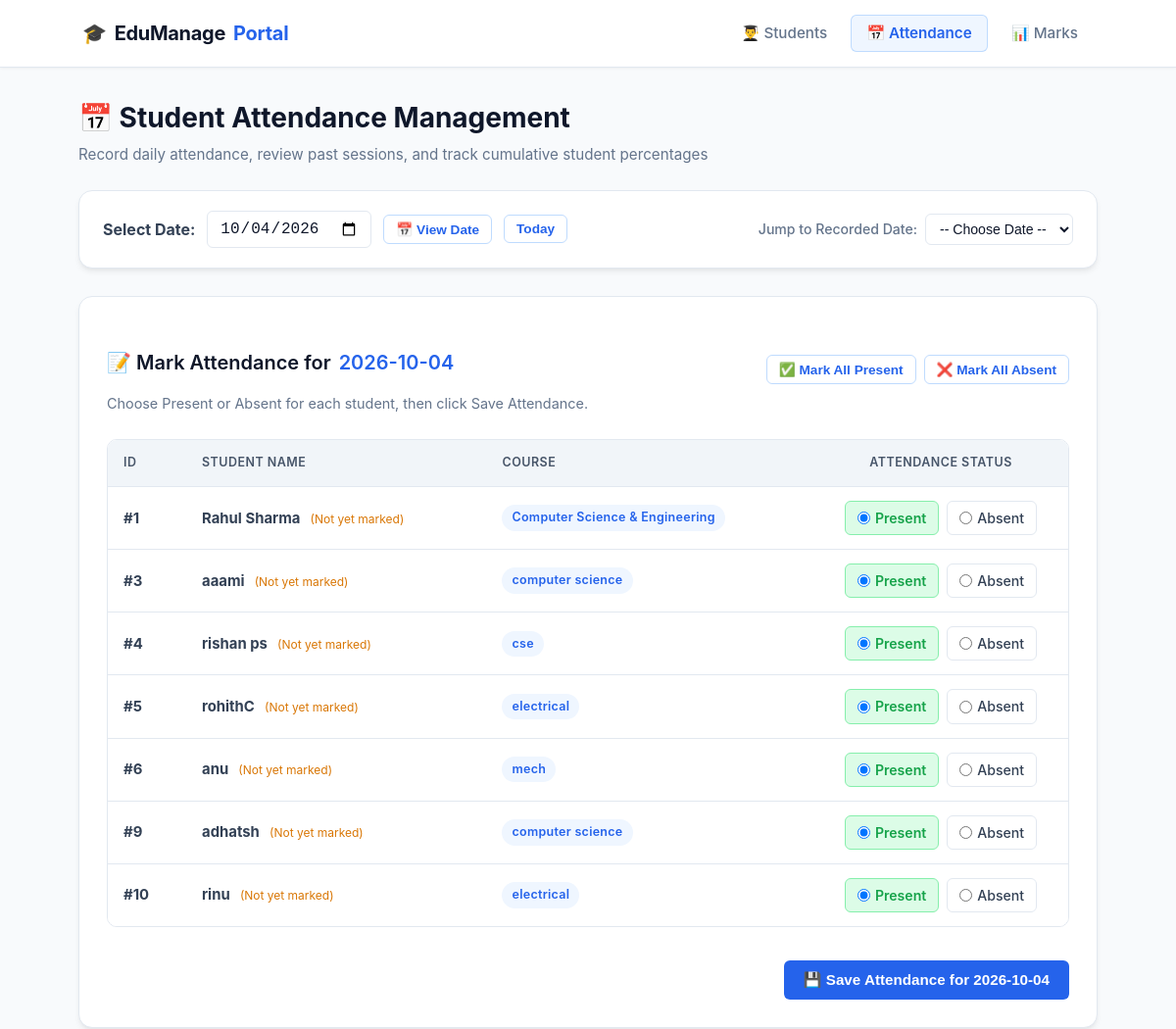
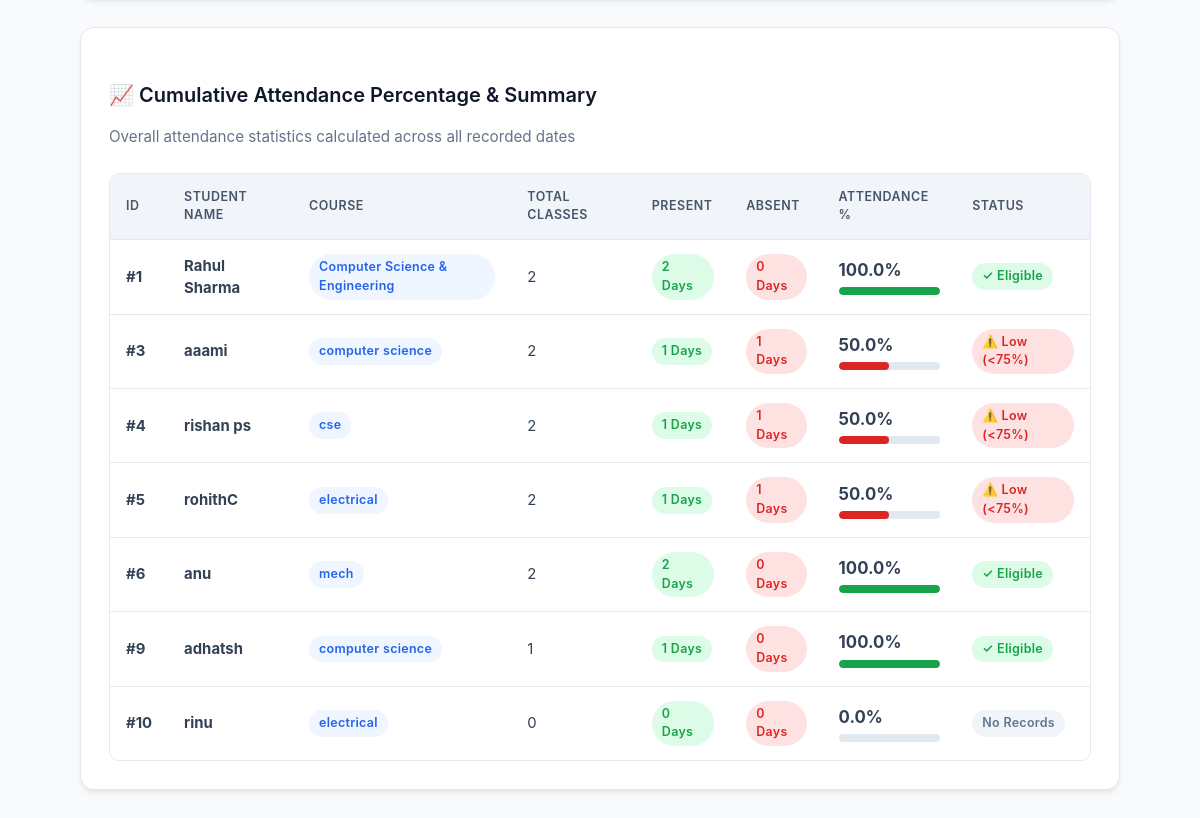
The app's page /attendance with its own data (2 pictures, top to bottom).
### tables this page shows
CREATE TABLE students (
    id INTEGER PRIMARY KEY AUTOINCREMENT,
    name TEXT NOT NULL,
    age INTEGER,
    course TEXT,
    email TEXT
);

### app.py (the view, shortened to what this page needs)
@app.route("/attendance", methods=["GET", "POST"])
def attendance():
    connection = get_connection()
    cursor = connection.cursor()
    selected_date = request.args.get("date")
    if not selected_date:
        selected_date = datetime.date.today().isoformat()
    cursor.execute("SELECT * FROM students ORDER BY id ASC")
    students = cursor.fetchall()
    cursor.execute("SELECT student_id, status FROM attendance WHERE date = ?", (selected_date,))
    date_attendance = dict(cursor.fetchall())
    attendance_records = []
    for s in students:
        s_id = s[0]
        status = date_attendance.get(s_id, "Present")  # default to Present
        has_record = s_id in date_attendance
        attendance_records.append({
            "id": s[0],
            "name": s[1],
            "age": s[2],
            "course": s[3],
            "email": s[4],
            "status": status,
            "has_record": has_record
        })
    cursor.execute("""
        SELECT student_id,
               SUM(CASE WHEN status = 'Present' THEN 1 ELSE 0 END) AS present_count,
               SUM(CASE WHEN status = 'Absent' THEN 1 ELSE 0 END) AS absent_count,
               COUNT(*) AS total_marked
        FROM attendance
        GROUP BY student_id
    """)
    stats_map = {row[0]: (row[1], row[2], row[3]) for row in cursor.fetchall()}
    student_stats = []
    for s in students:
        s_id = s[0]
        p_count, a_count, t_marked = stats_map.get(s_id, (0, 0, 0))
        pct = round((p_count / t_marked * 100), 1) if t_marked > 0 else 0.0
        student_stats.append({
            "id": s_id,
            "name": s[1],
            "course": s[3],
            "present": p_count,
            "absent": a_count,
            "total": t_marked,
            "percentage": pct
        })
    cursor.execute("SELECT DISTINCT date FROM attendance ORDER BY date DESC")
    recorded_dates = [row[0] for row in cursor.fetchall()]
    connection.close()
    saved = request.args.get("saved") == "1"
    return render_template(
        "attendance.html",
        attendance_records=attendance_records,
        selected_date=selected_date,
        student_stats=student_stats,
        recorded_dates=recorded_dates,
        saved=saved
    )

### app.py (called while the page is built)
def get_connection():
    connection = sqlite3.connect("students.db")
    return connection

### templates/attendance.html (shortened to what this page needs)
<!DOCTYPE html>
<html lang="en">
<head>
    <link rel="stylesheet" href="/static/style.css">
</head>
<body>
    <nav class="navbar">
        <div class="nav-container">
            <a href="/" class="nav-brand">
                🎓 <span>EduManage</span> Portal
            </a>
            <ul class="nav-links">
                <li class="nav-item"><a href="/">👨‍🎓 Students</a></li>
                <li class="nav-item"><a href="/attendance" class="active">📅 Attendance</a></li>
                <li class="nav-item"><a href="/marks">📊 Marks</a></li>
            </ul>
        </div>
    </nav>
    <div class="container">
        <div>
            <h1>📅 Student Attendance Management</h1>
            <p class="subtitle">Record daily attendance, review past sessions, and track cumulative student percentages</p>
        </div>
        <div class="card" style="padding: 20px 24px;">
            <div style="display: flex; justify-content: space-between; align-items: center; flex-wrap: wrap; gap: 16px;">
                <form method="GET" action="/attendance" style="display: flex; align-items: center; gap: 12px; flex-wrap: wrap;">
                    <label for="att-date" style="font-size: 1rem;"><strong>Select Date:</strong></label>
                    <input type="date" id="att-date" name="date" value="{{ selected_date }}" style="width: auto; font-size: 1rem; padding: 8px 12px;" onchange="this.form.submit()">
                    <button type="submit" class="btn btn-outline btn-sm">📅 View Date</button>
                    <button type="button" class="btn btn-outline btn-sm" onclick="setToday()">Today</button>
                </form>
                {% if recorded_dates %}
                <div style="display: flex; align-items: center; gap: 8px; flex-wrap: wrap;">
                    <span style="font-size: 0.88rem; color: var(--text-muted); font-weight: 500;">Jump to Recorded Date:</span>
                    <select onchange="if(this.value) window.location.href='/attendance?date=' + this.value" style="width: auto; padding: 6px 10px; font-size: 0.88rem;">
                        <option value="">-- Choose Date --</option>
                    </select>
                </div>
                {% endif %}
            </div>
        </div>
        <div class="card">
            <div style="display: flex; justify-content: space-between; align-items: center; flex-wrap: wrap; gap: 12px; margin-bottom: 16px;">
                <div>
                    <h2>📝 Mark Attendance for <span style="color: var(--primary);">{{ selected_date }}</span></h2>
                    <p style="color: var(--text-muted); font-size: 0.9rem;">
                        Choose Present or Absent for each student, then click Save Attendance.
                    </p>
                </div>
                <div style="display: flex; gap: 8px;">
                    <button type="button" class="btn btn-outline btn-sm" onclick="markAll('Present')">✅ Mark All Present</button>
                    <button type="button" class="btn btn-outline btn-sm" onclick="markAll('Absent')">❌ Mark All Absent</button>
                </div>
            </div>
            <form action="/attendance" method="POST">
                <div class="table-responsive">
                    <table>
                        <thead>
                            <tr>
                                <th style="width: 80px;">ID</th>
                                <th>Student Name</th>
                                <th>Course</th>
                                <th style="text-align: center; width: 260px;">Attendance Status</th>
                            </tr>
                        </thead>
                        <tbody>
                            {% for student in attendance_records %}
                            <tr>
                                <td><strong>#{{ student.id }}</strong></td>
                                <td>
                                    <strong>{{ student.name }}</strong>
                                    {% if student.has_record %}
                                        <span style="font-size: 0.75rem; color: #64748b; margin-left: 6px;">(Saved)</span>
                                    {% else %}
                                        <span style="font-size: 0.75rem; color: #d97706; margin-left: 6px;">(Not yet marked)</span>
                                    {% endif %}
                                </td>
                                <td><span class="badge badge-course">{{ student.course }}</span></td>
                                <td style="text-align: center;">
                                    <div class="status-radio-group">
                                        <label class="radio-label">
                                            <input type="radio" name="status_{{ student.id }}" value="Present" {% if student.status == 'Present' %}checked{% endif %}>
                                            Present
                                        </label>
                                        <label class="radio-label">
                                            <input type="radio" name="status_{{ student.id }}" value="Absent" {% if student.status == 'Absent' %}checked{% endif %}>
                                            Absent
                                        </label>
                                    </div>
                                </td>
                            </tr>
                            {% else %}
                            <tr>
                                <td colspan="4" style="text-align: center; padding: 30px; color: #64748b;">
                                    No students available. Please add students first on the <a href="/">Students</a> page.
                                </td>
                            </tr>
                            {% endfor %}
                        </tbody>
                    </table>
                </div>
                {% if attendance_records %}
                <div style="margin-top: 20px; display: flex; justify-content: flex-end;">
                    <button type="submit">💾 Save Attendance for {{ selected_date }}</button>
                </div>
                {% endif %}
            </form>
        </div>
        <div class="card">
            <h2>📈 Cumulative Attendance Percentage & Summary</h2>
            <p class="subtitle">Overall attendance statistics calculated across all recorded dates</p>
            <div class="table-responsive">
                <table>
                    <thead>
                        <tr>
                            <th>ID</th>
                            <th>Student Name</th>
                            <th>Course</th>
                            <th>Total Classes</th>
                            <th>Present</th>
                            <th>Absent</th>
                            <th>Attendance %</th>
                            <th>Status</th>
                        </tr>
                    </thead>
                    <tbody>
                        {% for stat in student_stats %}
                        <tr>
                            <td><strong>#{{ stat.id }}</strong></td>
                            <td><strong>{{ stat.name }}</strong></td>
                            <td><span class="badge badge-course">{{ stat.course }}</span></td>
                            <td>{{ stat.total }}</td>
                            <td><span class="badge badge-present">{{ stat.present }} Days</span></td>
                            <td><span class="badge badge-absent">{{ stat.absent }} Days</span></td>
                            <td>
                                <strong style="font-size: 1.05rem;">{{ stat.percentage }}%</strong>
                                <div class="progress-bar-container">
                                    <div class="progress-bar-fill {% if stat.percentage >= 75 %}fill-good{% elif stat.percentage >= 60 %}fill-warning{% else %}fill-danger{% endif %}" style="width: {{ stat.percentage }}%;"></div>
                                </div>
                            </td>
                            <td>
                                {% if stat.total == 0 %}
                                    <span class="badge" style="background: #f1f5f9; color: #64748b;">No Records</span>
                                {% elif stat.percentage >= 75 %}
                                    <span class="badge badge-present">✓ Eligible</span>
                                {% else %}
                                    <span class="badge badge-absent">⚠️ Low (&lt;75%)</span>
                                {% endif %}
                            </td>
                        </tr>
                        {% else %}
                        <tr>
                            <td colspan="8" style="text-align: center; padding: 25px; color: #64748b;">
                                No attendance records recorded yet.
                            </td>
                        </tr>
                        {% endfor %}
                    </tbody>
                </table>
            </div>
        </div>
    </div>
</body>
</html>

### records on screen
students: id "1", name "Rahul Sharma", course "Computer Science & Engineering", total "2", present "2", absent "0", percentage "100.0", shows "✓ Eligible"
students: id "3", name "aaami", course "computer science", total "2", present "1", absent "1", percentage "50.0", shows "⚠️ Low (<75%)"
students: id "4", name "rishan ps", course "cse", total "2", present "1", absent "1", percentage "50.0", shows "⚠️ Low (<75%)"
students: id "5", name "rohithC", course "electrical", total "2", present "1", absent "1", percentage "50.0", shows "⚠️ Low (<75%)"
students: id "6", name "anu", course "mech", total "2", present "2", absent "0", percentage "100.0", shows "✓ Eligible"
students: id "9", name "adhatsh", course "computer science", total "1", present "1", absent "0", percentage "100.0", shows "✓ Eligible"
students: id "10", name "rinu", course "electrical", total "0", present "0", absent "0", percentage "0.0", shows "No Records"

### other values on screen
{{ selected_date }} "2026-10-04"
